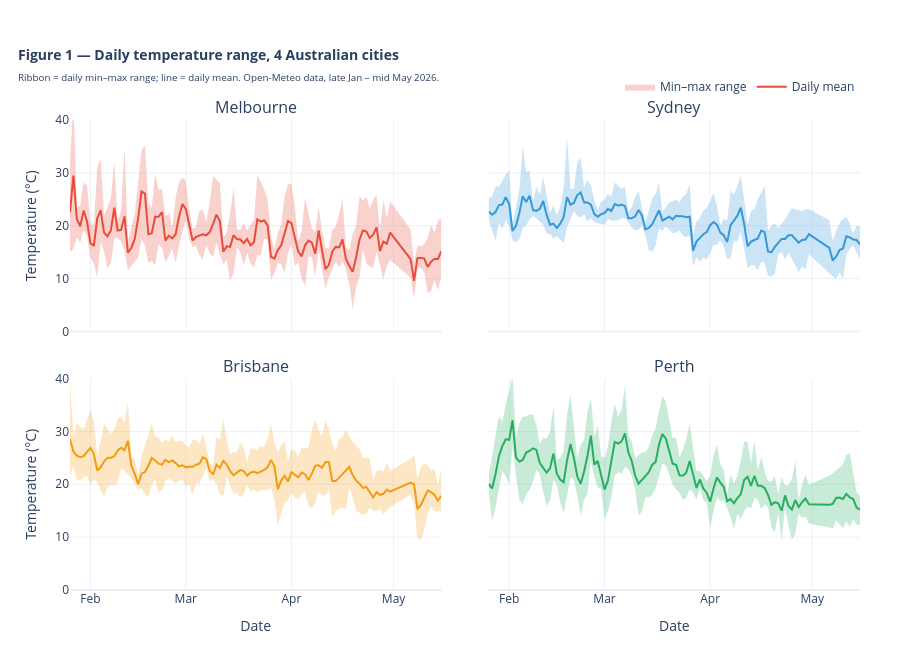

Notebook cell for this chart:
### Markdown cell above
## 1.1 Weather baseline — temperature across 4 cities

Before analysing weather × sentiment relationships, characterize the 
weather conditions each city experienced. This sets the stage for any 
correlation we find and reveals which cities had similar/different 
climates over the analysis window.

### Code cell
"""Figure 1 — Daily temperature, 4 Australian cities (2x2 subplot with min-max ribbon)."""

from plotly.subplots import make_subplots

# Filter weather to post-overlap window
wx_window = weather_df[weather_df["date"] >= "2026-01-26"].copy()

# Find temp min/max fields (handles different mapping names)
TEMP_MAX_FIELD = (dl.find_field(weather_df, "temp", "max") 
                  or dl.find_field(weather_df, "temperature", "max")
                  or "temp_max")
TEMP_MIN_FIELD = (dl.find_field(weather_df, "temp", "min") 
                  or dl.find_field(weather_df, "temperature", "min")
                  or "temp_min")

print(f"Using: mean={TEMP_FIELD}, max={TEMP_MAX_FIELD}, min={TEMP_MIN_FIELD}")
print()

# Verify fields exist
for f in [TEMP_FIELD, TEMP_MAX_FIELD, TEMP_MIN_FIELD]:
    if f not in weather_df.columns:
        print(f"⚠️  Field '{f}' not found! Available: {sorted(weather_df.columns)}")

# 2x2 subplot, one per city
fig = make_subplots(
    rows=2, cols=2,
    subplot_titles=dl.CITIES,
    shared_yaxes=True,
    shared_xaxes=True,
    horizontal_spacing=0.06,
    vertical_spacing=0.10,
)

for idx, city in enumerate(dl.CITIES):
    row = idx // 2 + 1
    col = idx % 2 + 1
    
    sub = wx_window[wx_window["city"] == city].sort_values("date")
    
    # Convert color to rgba for ribbon
    color_hex = dl.COLORS[city]
    r, g, b = int(color_hex[1:3], 16), int(color_hex[3:5], 16), int(color_hex[5:7], 16)
    
    # === Min-max ribbon (background) ===
    fig.add_trace(
        go.Scatter(
            x=list(sub["date"]) + list(sub["date"][::-1]),
            y=list(sub[TEMP_MAX_FIELD]) + list(sub[TEMP_MIN_FIELD][::-1]),
            fill="toself",
            fillcolor=f"rgba({r}, {g}, {b}, 0.25)",
            line=dict(color="rgba(0,0,0,0)"),
            name="Min–max range" if idx == 0 else None,
            showlegend=(idx == 0),
            hoverinfo="skip",
        ),
        row=row, col=col,
    )
    
    # === Mean line (foreground) ===
    fig.add_trace(
        go.Scatter(
            x=sub["date"], y=sub[TEMP_FIELD],
            mode="lines",
            line=dict(color=color_hex, width=2),
            name="Daily mean" if idx == 0 else None,
            showlegend=(idx == 0),
            hovertemplate=f"<b>{city}</b><br>%{{x|%Y-%m-%d}}<br>"
                          "Mean: %{y:.1f}°C<extra></extra>",
        ),
        row=row, col=col,
    )

# Update axes — Y range 0–40, format X dates
for r_idx in range(1, 3):
    for c_idx in range(1, 3):
        fig.update_yaxes(range=[0, 40], row=r_idx, col=c_idx)
        fig.update_xaxes(tickformat="%b", row=r_idx, col=c_idx)

# Add Y axis labels only on left column
fig.update_yaxes(title_text="Temperature (°C)", row=1, col=1)
fig.update_yaxes(title_text="Temperature (°C)", row=2, col=1)

# X axis labels on bottom row
fig.update_xaxes(title_text="Date", row=2, col=1)
fig.update_xaxes(title_text="Date", row=2, col=2)

fig.update_layout(
    title=dict(
        text="<b>Figure 1 — Daily temperature range, 4 Australian cities</b><br>"
             "<sub>Ribbon = daily min–max range; line = daily mean. "
             "Open-Meteo data, late Jan – mid May 2026.</sub>",
        x=0.02, font=dict(size=14),
    ),
    template="plotly_white",
    height=650,
    margin=dict(t=120, b=60, l=70, r=40),
    legend=dict(orientation="h", yanchor="bottom", y=1.04, xanchor="right", x=1),
)
fig.show()
save_fig_plotly(fig, "rq1_fig1_temperature_timeseries", width=1400, height=650)

# Summary stats
print("\nTemperature summary per city (°C):")
summary = wx_window.groupby("city").agg(
    mean=(TEMP_FIELD, "mean"),
    daily_min_mean=(TEMP_MIN_FIELD, "mean"),
    daily_max_mean=(TEMP_MAX_FIELD, "mean"),
    overall_min=(TEMP_MIN_FIELD, "min"),
    overall_max=(TEMP_MAX_FIELD, "max"),
    std=(TEMP_FIELD, "std"),
).round(1)
print(summary)

### Figure 1 — Plotly figure (JSON) as saved in the notebook; plotly's stock layout.template omitted (floating-point values rounded to 4 significant figures; data arrays with more than 128 entries replaced by an {"elided": "..."} marker saying what was removed)
{"data": [{"fill": "toself", "fillcolor": "rgba(231, 76, 60, 0.25)", "hoverinfo": "skip", "line": {"color": "rgba(0,0,0,0)"}, "name": "Min–max range", "showlegend": true, "type": "scatter", "x": {"elided": "210 str values"}, "xaxis": "x", "y": {"elided": "210 float values"}, "yaxis": "y"}, {"hovertemplate": "<b>Melbourne</b><br>%{x|%Y-%m-%d}<br>Mean: %{y:.1f}°C<extra></extra>", "line": {"color": "#e74c3c", "width": 2}, "mode": "lines", "name": "Daily mean", "showlegend": true, "type": "scatter", "x": ["2026-01-26T00:00:00", "2026-01-27T00:00:00", "2026-01-28T00:00:00", "2026-01-29T00:00:00", "2026-01-30T00:00:00", "2026-01-31T00:00:00", "2026-02-01T00:00:00", "2026-02-02T00:00:00", "2026-02-03T00:00:00", "2026-02-04T00:00:00", "2026-02-05T00:00:00", "2026-02-06T00:00:00", "2026-02-07T00:00:00", "2026-02-08T00:00:00", "2026-02-09T00:00:00", "2026-02-10T00:00:00", "2026-02-11T00:00:00", "2026-02-12T00:00:00", "2026-02-13T00:00:00", "2026-02-14T00:00:00", "2026-02-15T00:00:00", "2026-02-16T00:00:00", "2026-02-17T00:00:00", "2026-02-18T00:00:00", "2026-02-19T00:00:00", "2026-02-20T00:00:00", "2026-02-21T00:00:00", "2026-02-22T00:00:00", "2026-02-23T00:00:00", "2026-02-24T00:00:00", "2026-02-25T00:00:00", "2026-02-26T00:00:00", "2026-02-27T00:00:00", "2026-02-28T00:00:00", "2026-03-01T00:00:00", "2026-03-02T00:00:00", "2026-03-03T00:00:00", "2026-03-04T00:00:00", "2026-03-05T00:00:00", "2026-03-06T00:00:00", "2026-03-07T00:00:00", "2026-03-08T00:00:00", "2026-03-09T00:00:00", "2026-03-10T00:00:00", "2026-03-11T00:00:00", "2026-03-12T00:00:00", "2026-03-13T00:00:00", "2026-03-14T00:00:00", "2026-03-15T00:00:00", "2026-03-16T00:00:00", "2026-03-17T00:00:00", "2026-03-18T00:00:00", "2026-03-19T00:00:00", "2026-03-20T00:00:00", "2026-03-21T00:00:00", "2026-03-22T00:00:00", "2026-03-23T00:00:00", "2026-03-24T00:00:00", "2026-03-25T00:00:00", "2026-03-26T00:00:00", "2026-03-27T00:00:00", "2026-03-28T00:00:00", "2026-03-29T00:00:00", "2026-03-30T00:00:00", "2026-03-31T00:00:00", "2026-04-01T00:00:00", "2026-04-02T00:00:00", "2026-04-03T00:00:00", "2026-04-04T00:00:00", "2026-04-05T00:00:00", "2026-04-06T00:00:00", "2026-04-07T00:00:00", "2026-04-08T00:00:00", "2026-04-09T00:00:00", "2026-04-10T00:00:00", "2026-04-11T00:00:00", "2026-04-12T00:00:00", "2026-04-13T00:00:00", "2026-04-14T00:00:00", "2026-04-15T00:00:00", "2026-04-16T00:00:00", "2026-04-17T00:00:00", "2026-04-18T00:00:00", "2026-04-19T00:00:00", "2026-04-20T00:00:00", "2026-04-21T00:00:00", "2026-04-22T00:00:00", "2026-04-23T00:00:00", "2026-04-24T00:00:00", "2026-04-25T00:00:00", "2026-04-26T00:00:00", "2026-04-27T00:00:00", "2026-04-28T00:00:00", "2026-04-29T00:00:00", "2026-04-30T00:00:00", "2026-05-06T00:00:00", "2026-05-07T00:00:00", "2026-05-08T00:00:00", "2026-05-09T00:00:00", "2026-05-10T00:00:00", "2026-05-11T00:00:00", "2026-05-12T00:00:00", "2026-05-13T00:00:00", "2026-05-14T00:00:00", "2026-05-15T00:00:00"], "xaxis": "x", "y": [22.5, 29.5, 21.3, 19.9, 22.9, 20.8, 16.7, 16.2, 21.4, 22.9, 18.7, 18, 19.1, 23.4, 19.1, 19.2, 21.8, 14.9, 15.8, 17.5, 21.4, 26.5, 26.1, 18.4, 18.6, 21.7, 21.7, 22.6, 17.2, 18.1, 17.6, 18.4, 21.7, 24.1, 23.2, 20.5, 17.2, 17.9, 18.2, 18.4, 18.2, 18.8, 20.3, 22.1, 20.9, 15.1, 16.1, 16, 18.2, 17.5, 17.4, 16.7, 17.5, 16.3, 16.9, 21.2, 20.8, 21, 20.1, 14.1, 13.8, 15.4, 16.3, 18.4, 20.9, 20.5, 17.5, 15.1, 14.2, 16.3, 17.2, 16.8, 14.7, 19.1, 15.3, 11.8, 12.6, 15.1, 16, 15.9, 17.4, 13.7, 12.4, 11.3, 14.1, 17.4, 19.1, 18.9, 17.7, 18.3, 19.7, 15.2, 17, 16.6, 18.7, 13.7, 9.6, 13.9, 13.9, 13.8, 12.2, 13.2, 13.7, 13.7, 15.2], "yaxis": "y"}, {"fill": "toself", "fillcolor": "rgba(52, 152, 219, 0.25)", "hoverinfo": "skip", "line": {"color": "rgba(0,0,0,0)"}, "showlegend": false, "type": "scatter", "x": {"elided": "210 str values"}, "xaxis": "x2", "y": {"elided": "210 float values"}, "yaxis": "y2"}, {"hovertemplate": "<b>Sydney</b><br>%{x|%Y-%m-%d}<br>Mean: %{y:.1f}°C<extra></extra>", "line": {"color": "#3498db", "width": 2}, "mode": "lines", "showlegend": false, "type": "scatter", "x": ["2026-01-26T00:00:00", "2026-01-27T00:00:00", "2026-01-28T00:00:00", "2026-01-29T00:00:00", "2026-01-30T00:00:00", "2026-01-31T00:00:00", "2026-02-01T00:00:00", "2026-02-02T00:00:00", "2026-02-03T00:00:00", "2026-02-04T00:00:00", "2026-02-05T00:00:00", "2026-02-06T00:00:00", "2026-02-07T00:00:00", "2026-02-08T00:00:00", "2026-02-09T00:00:00", "2026-02-10T00:00:00", "2026-02-11T00:00:00", "2026-02-12T00:00:00", "2026-02-13T00:00:00", "2026-02-14T00:00:00", "2026-02-15T00:00:00", "2026-02-16T00:00:00", "2026-02-17T00:00:00", "2026-02-18T00:00:00", "2026-02-19T00:00:00", "2026-02-20T00:00:00", "2026-02-21T00:00:00", "2026-02-22T00:00:00", "2026-02-23T00:00:00", "2026-02-24T00:00:00", "2026-02-25T00:00:00", "2026-02-26T00:00:00", "2026-02-27T00:00:00", "2026-02-28T00:00:00", "2026-03-01T00:00:00", "2026-03-02T00:00:00", "2026-03-03T00:00:00", "2026-03-04T00:00:00", "2026-03-05T00:00:00", "2026-03-06T00:00:00", "2026-03-07T00:00:00", "2026-03-08T00:00:00", "2026-03-09T00:00:00", "2026-03-10T00:00:00", "2026-03-11T00:00:00", "2026-03-12T00:00:00", "2026-03-13T00:00:00", "2026-03-14T00:00:00", "2026-03-15T00:00:00", "2026-03-16T00:00:00", "2026-03-17T00:00:00", "2026-03-18T00:00:00", "2026-03-19T00:00:00", "2026-03-20T00:00:00", "2026-03-21T00:00:00", "2026-03-22T00:00:00", "2026-03-23T00:00:00", "2026-03-24T00:00:00", "2026-03-25T00:00:00", "2026-03-26T00:00:00", "2026-03-27T00:00:00", "2026-03-28T00:00:00", "2026-03-29T00:00:00", "2026-03-30T00:00:00", "2026-03-31T00:00:00", "2026-04-01T00:00:00", "2026-04-02T00:00:00", "2026-04-03T00:00:00", "2026-04-04T00:00:00", "2026-04-05T00:00:00", "2026-04-06T00:00:00", "2026-04-07T00:00:00", "2026-04-08T00:00:00", "2026-04-09T00:00:00", "2026-04-10T00:00:00", "2026-04-11T00:00:00", "2026-04-12T00:00:00", "2026-04-13T00:00:00", "2026-04-14T00:00:00", "2026-04-15T00:00:00", "2026-04-16T00:00:00", "2026-04-17T00:00:00", "2026-04-18T00:00:00", "2026-04-19T00:00:00", "2026-04-20T00:00:00", "2026-04-21T00:00:00", "2026-04-22T00:00:00", "2026-04-23T00:00:00", "2026-04-24T00:00:00", "2026-04-25T00:00:00", "2026-04-26T00:00:00", "2026-04-27T00:00:00", "2026-04-28T00:00:00", "2026-04-29T00:00:00", "2026-04-30T00:00:00", "2026-05-06T00:00:00", "2026-05-07T00:00:00", "2026-05-08T00:00:00", "2026-05-09T00:00:00", "2026-05-10T00:00:00", "2026-05-11T00:00:00", "2026-05-12T00:00:00", "2026-05-13T00:00:00", "2026-05-14T00:00:00", "2026-05-15T00:00:00"], "xaxis": "x2", "y": [22.7, 22.1, 22.6, 23.9, 24, 25.4, 24.1, 19, 20, 22.4, 25.6, 24.5, 25.7, 23, 22.8, 23.2, 24.7, 22.1, 20.2, 20.4, 19.6, 20.4, 21.6, 25.4, 24, 24.3, 25.8, 26.3, 24.4, 24.4, 24, 22.2, 21.7, 22.2, 22.4, 23.2, 22.8, 24.1, 23.8, 24, 23.7, 21.4, 21.4, 21.8, 23, 21.9, 19.3, 19.6, 20.3, 21.6, 22.9, 21, 21.3, 21.7, 21.2, 21.9, 21.8, 21.8, 21.6, 21.7, 15.3, 17, 17.7, 18.4, 18.8, 20.1, 20.7, 20.2, 18.7, 18.2, 16.9, 20.1, 21, 21.9, 23.4, 20.3, 16.1, 17, 17.3, 17.6, 19.1, 18.8, 15.1, 15, 16, 16.7, 17.5, 17.5, 18.2, 18.2, 17.5, 16.8, 17.3, 17.4, 18.4, 15.8, 13.4, 14.2, 15.4, 15.7, 18, 17.8, 17.4, 17.3, 16.5], "yaxis": "y2"}, {"fill": "toself", "fillcolor": "rgba(243, 156, 18, 0.25)", "hoverinfo": "skip", "line": {"color": "rgba(0,0,0,0)"}, "showlegend": false, "type": "scatter", "x": {"elided": "210 str values"}, "xaxis": "x3", "y": {"elided": "210 float values"}, "yaxis": "y3"}, {"hovertemplate": "<b>Brisbane</b><br>%{x|%Y-%m-%d}<br>Mean: %{y:.1f}°C<extra></extra>", "line": {"color": "#f39c12", "width": 2}, "mode": "lines", "showlegend": false, "type": "scatter", "x": ["2026-01-26T00:00:00", "2026-01-27T00:00:00", "2026-01-28T00:00:00", "2026-01-29T00:00:00", "2026-01-30T00:00:00", "2026-01-31T00:00:00", "2026-02-01T00:00:00", "2026-02-02T00:00:00", "2026-02-03T00:00:00", "2026-02-04T00:00:00", "2026-02-05T00:00:00", "2026-02-06T00:00:00", "2026-02-07T00:00:00", "2026-02-08T00:00:00", "2026-02-09T00:00:00", "2026-02-10T00:00:00", "2026-02-11T00:00:00", "2026-02-12T00:00:00", "2026-02-13T00:00:00", "2026-02-14T00:00:00", "2026-02-15T00:00:00", "2026-02-16T00:00:00", "2026-02-17T00:00:00", "2026-02-18T00:00:00", "2026-02-19T00:00:00", "2026-02-20T00:00:00", "2026-02-21T00:00:00", "2026-02-22T00:00:00", "2026-02-23T00:00:00", "2026-02-24T00:00:00", "2026-02-25T00:00:00", "2026-02-26T00:00:00", "2026-02-27T00:00:00", "2026-02-28T00:00:00", "2026-03-01T00:00:00", "2026-03-02T00:00:00", "2026-03-03T00:00:00", "2026-03-04T00:00:00", "2026-03-05T00:00:00", "2026-03-06T00:00:00", "2026-03-07T00:00:00", "2026-03-08T00:00:00", "2026-03-09T00:00:00", "2026-03-10T00:00:00", "2026-03-11T00:00:00", "2026-03-12T00:00:00", "2026-03-13T00:00:00", "2026-03-14T00:00:00", "2026-03-15T00:00:00", "2026-03-16T00:00:00", "2026-03-17T00:00:00", "2026-03-18T00:00:00", "2026-03-19T00:00:00", "2026-03-20T00:00:00", "2026-03-21T00:00:00", "2026-03-22T00:00:00", "2026-03-23T00:00:00", "2026-03-24T00:00:00", "2026-03-25T00:00:00", "2026-03-26T00:00:00", "2026-03-27T00:00:00", "2026-03-28T00:00:00", "2026-03-29T00:00:00", "2026-03-30T00:00:00", "2026-03-31T00:00:00", "2026-04-01T00:00:00", "2026-04-02T00:00:00", "2026-04-03T00:00:00", "2026-04-04T00:00:00", "2026-04-05T00:00:00", "2026-04-06T00:00:00", "2026-04-07T00:00:00", "2026-04-08T00:00:00", "2026-04-09T00:00:00", "2026-04-10T00:00:00", "2026-04-11T00:00:00", "2026-04-12T00:00:00", "2026-04-13T00:00:00", "2026-04-14T00:00:00", "2026-04-15T00:00:00", "2026-04-16T00:00:00", "2026-04-17T00:00:00", "2026-04-18T00:00:00", "2026-04-19T00:00:00", "2026-04-20T00:00:00", "2026-04-21T00:00:00", "2026-04-22T00:00:00", "2026-04-23T00:00:00", "2026-04-24T00:00:00", "2026-04-25T00:00:00", "2026-04-26T00:00:00", "2026-04-27T00:00:00", "2026-04-28T00:00:00", "2026-04-29T00:00:00", "2026-04-30T00:00:00", "2026-05-06T00:00:00", "2026-05-07T00:00:00", "2026-05-08T00:00:00", "2026-05-09T00:00:00", "2026-05-10T00:00:00", "2026-05-11T00:00:00", "2026-05-12T00:00:00", "2026-05-13T00:00:00", "2026-05-14T00:00:00", "2026-05-15T00:00:00"], "xaxis": "x3", "y": [28.5, 26.2, 25.4, 25.1, 25.3, 26, 26.9, 25.7, 22.6, 23.2, 24.3, 25, 25, 25.3, 26.4, 26.9, 26.4, 28.2, 23.5, 22, 20, 22, 22.3, 23.5, 25, 24.5, 23.9, 23.7, 24.6, 24.2, 24.5, 24, 23.4, 23.6, 23.2, 23.3, 23.3, 23.7, 23.9, 25.1, 24.8, 22.6, 21.8, 23.7, 23.1, 24.4, 23.7, 22.5, 21.7, 22.2, 22.7, 22.5, 21.6, 22.2, 22.4, 22.1, 22.4, 22.7, 23.2, 24.6, 23.4, 19.1, 20.7, 21.6, 20.5, 22.3, 21.8, 21.3, 22.2, 21.9, 20.8, 22, 23.5, 23.6, 23.1, 24.2, 24.2, 20.6, 20.6, 21.3, 21.9, 22.7, 23.3, 21.7, 20.7, 20.1, 19.3, 19.5, 18.6, 17.5, 18.5, 18, 18.2, 19, 18.6, 20.3, 20, 15.3, 16.1, 17.4, 18.8, 18.5, 18, 16.9, 17.8], "yaxis": "y3"}, {"fill": "toself", "fillcolor": "rgba(39, 174, 96, 0.25)", "hoverinfo": "skip", "line": {"color": "rgba(0,0,0,0)"}, "showlegend": false, "type": "scatter", "x": {"elided": "210 str values"}, "xaxis": "x4", "y": {"elided": "210 float values"}, "yaxis": "y4"}, {"hovertemplate": "<b>Perth</b><br>%{x|%Y-%m-%d}<br>Mean: %{y:.1f}°C<extra></extra>", "line": {"color": "#27ae60", "width": 2}, "mode": "lines", "showlegend": false, "type": "scatter", "x": ["2026-01-26T00:00:00", "2026-01-27T00:00:00", "2026-01-28T00:00:00", "2026-01-29T00:00:00", "2026-01-30T00:00:00", "2026-01-31T00:00:00", "2026-02-01T00:00:00", "2026-02-02T00:00:00", "2026-02-03T00:00:00", "2026-02-04T00:00:00", "2026-02-05T00:00:00", "2026-02-06T00:00:00", "2026-02-07T00:00:00", "2026-02-08T00:00:00", "2026-02-09T00:00:00", "2026-02-10T00:00:00", "2026-02-11T00:00:00", "2026-02-12T00:00:00", "2026-02-13T00:00:00", "2026-02-14T00:00:00", "2026-02-15T00:00:00", "2026-02-16T00:00:00", "2026-02-17T00:00:00", "2026-02-18T00:00:00", "2026-02-19T00:00:00", "2026-02-20T00:00:00", "2026-02-21T00:00:00", "2026-02-22T00:00:00", "2026-02-23T00:00:00", "2026-02-24T00:00:00", "2026-02-25T00:00:00", "2026-02-26T00:00:00", "2026-02-27T00:00:00", "2026-02-28T00:00:00", "2026-03-01T00:00:00", "2026-03-02T00:00:00", "2026-03-03T00:00:00", "2026-03-04T00:00:00", "2026-03-05T00:00:00", "2026-03-06T00:00:00", "2026-03-07T00:00:00", "2026-03-08T00:00:00", "2026-03-09T00:00:00", "2026-03-10T00:00:00", "2026-03-11T00:00:00", "2026-03-12T00:00:00", "2026-03-13T00:00:00", "2026-03-14T00:00:00", "2026-03-15T00:00:00", "2026-03-16T00:00:00", "2026-03-17T00:00:00", "2026-03-18T00:00:00", "2026-03-19T00:00:00", "2026-03-20T00:00:00", "2026-03-21T00:00:00", "2026-03-22T00:00:00", "2026-03-23T00:00:00", "2026-03-24T00:00:00", "2026-03-25T00:00:00", "2026-03-26T00:00:00", "2026-03-27T00:00:00", "2026-03-28T00:00:00", "2026-03-29T00:00:00", "2026-03-30T00:00:00", "2026-03-31T00:00:00", "2026-04-01T00:00:00", "2026-04-02T00:00:00", "2026-04-03T00:00:00", "2026-04-04T00:00:00", "2026-04-05T00:00:00", "2026-04-06T00:00:00", "2026-04-07T00:00:00", "2026-04-08T00:00:00", "2026-04-09T00:00:00", "2026-04-10T00:00:00", "2026-04-11T00:00:00", "2026-04-12T00:00:00", "2026-04-13T00:00:00", "2026-04-14T00:00:00", "2026-04-15T00:00:00", "2026-04-16T00:00:00", "2026-04-17T00:00:00", "2026-04-18T00:00:00", "2026-04-19T00:00:00", "2026-04-20T00:00:00", "2026-04-21T00:00:00", "2026-04-22T00:00:00", "2026-04-23T00:00:00", "2026-04-24T00:00:00", "2026-04-25T00:00:00", "2026-04-26T00:00:00", "2026-04-27T00:00:00", "2026-04-28T00:00:00", "2026-04-29T00:00:00", "2026-04-30T00:00:00", "2026-05-06T00:00:00", "2026-05-07T00:00:00", "2026-05-08T00:00:00", "2026-05-09T00:00:00", "2026-05-10T00:00:00", "2026-05-11T00:00:00", "2026-05-12T00:00:00", "2026-05-13T00:00:00", "2026-05-14T00:00:00", "2026-05-15T00:00:00"], "xaxis": "x4", "y": [20.1, 19.2, 21.9, 25.3, 27.2, 28.5, 28.4, 32.1, 25.1, 24.3, 24.6, 26, 26.3, 26.8, 26.5, 24, 23.1, 22.2, 23, 25.8, 22, 20.9, 20.4, 24.5, 27.6, 25, 21.5, 20.1, 22.4, 25.4, 29.2, 23.7, 24.4, 21.8, 19, 20.7, 24.4, 28, 27.7, 28.1, 29.6, 26, 24.4, 21.6, 20.1, 20.8, 21.6, 22.3, 23.7, 24.2, 27.5, 29.5, 28.6, 26.4, 23.9, 23.7, 21.7, 21.6, 22.2, 24.4, 21.7, 19.3, 20.9, 19.2, 18.4, 16.7, 19.2, 21.3, 20.3, 19.5, 16.8, 17.2, 16.4, 17.4, 18.1, 20.8, 21.4, 19.7, 21.6, 19.7, 19.7, 19.3, 18, 16.1, 16.6, 16.4, 15, 17.9, 15.9, 15.2, 17, 15.7, 16.6, 17.3, 16.2, 16.1, 16.3, 17.4, 17.5, 17.2, 18.2, 17.5, 17.2, 15.6, 15.2], "yaxis": "y4"}], "layout": {"annotations": [{"font": {"size": 16}, "showarrow": false, "text": "Melbourne", "x": 0.235, "xanchor": "center", "xref": "paper", "y": 1, "yanchor": "bottom", "yref": "paper"}, {"font": {"size": 16}, "showarrow": false, "text": "Sydney", "x": 0.765, "xanchor": "center", "xref": "paper", "y": 1, "yanchor": "bottom", "yref": "paper"}, {"font": {"size": 16}, "showarrow": false, "text": "Brisbane", "x": 0.235, "xanchor": "center", "xref": "paper", "y": 0.45, "yanchor": "bottom", "yref": "paper"}, {"font": {"size": 16}, "showarrow": false, "text": "Perth", "x": 0.765, "xanchor": "center", "xref": "paper", "y": 0.45, "yanchor": "bottom", "yref": "paper"}], "height": 650, "legend": {"orientation": "h", "x": 1, "xanchor": "right", "y": 1.04, "yanchor": "bottom"}, "margin": {"b": 60, "l": 70, "r": 40, "t": 120}, "title": {"font": {"size": 14}, "text": "<b>Figure 1 — Daily temperature range, 4 Australian cities</b><br><sub>Ribbon = daily min–max range; line = daily mean. Open-Meteo data, late Jan – mid May 2026.</sub>", "x": 0.02}, "xaxis": {"anchor": "y", "domain": [0, 0.47], "matches": "x3", "showticklabels": false, "tickformat": "%b"}, "xaxis2": {"anchor": "y2", "domain": [0.53, 1], "matches": "x4", "showticklabels": false, "tickformat": "%b"}, "xaxis3": {"anchor": "y3", "domain": [0, 0.47], "tickformat": "%b", "title": {"text": "Date"}}, "xaxis4": {"anchor": "y4", "domain": [0.53, 1], "tickformat": "%b", "title": {"text": "Date"}}, "yaxis": {"anchor": "x", "domain": [0.55, 1], "range": [0, 40], "title": {"text": "Temperature (°C)"}}, "yaxis2": {"anchor": "x2", "domain": [0.55, 1], "matches": "y", "range": [0, 40], "showticklabels": false}, "yaxis3": {"anchor": "x3", "domain": [0, 0.45], "range": [0, 40], "title": {"text": "Temperature (°C)"}}, "yaxis4": {"anchor": "x4", "domain": [0, 0.45], "matches": "y3", "range": [0, 40], "showticklabels": false}}}
